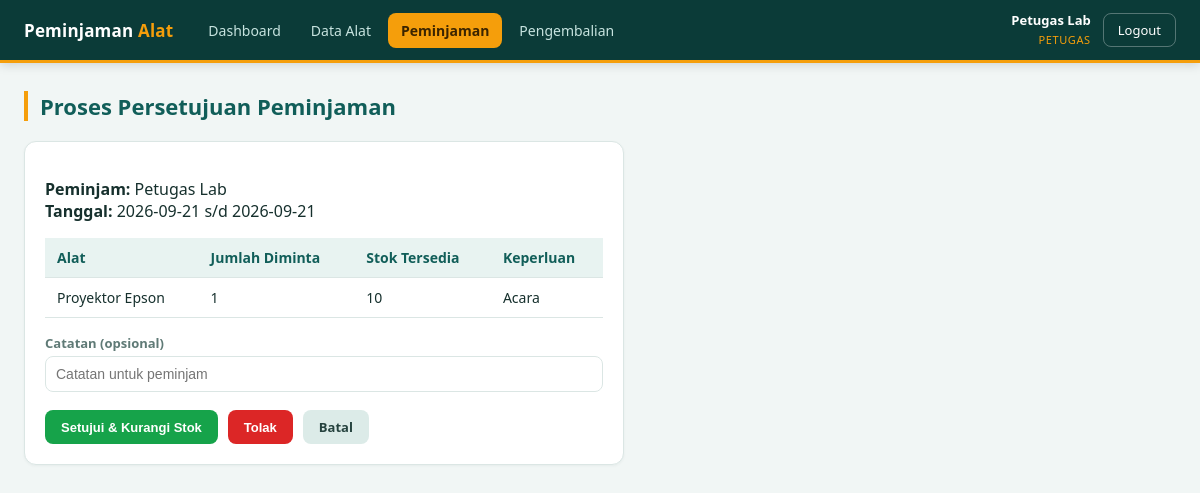
The page /peminjaman/setujui.php?id=7 (signed in) on the database its author committed.
### tables this page shows
CREATE TABLE `tb_peminjaman` (
  `id_peminjaman` int(11) NOT NULL AUTO_INCREMENT,
  `id_user` int(11) NOT NULL,
  `id_petugas` int(11) DEFAULT NULL COMMENT 'petugas yang menyetujui/menolak',
  `tanggal_pinjam` date NOT NULL,
  `tanggal_rencana_kembali` date NOT NULL,
  `status_peminjaman` enum('Diajukan','Dipinjam','Ditolak','Selesai') NOT NULL DEFAULT 'Diajukan',
  `catatan_petugas` varchar(150) DEFAULT NULL,
  PRIMARY KEY (`id_peminjaman`),
  KEY `id_user` (`id_user`),
  CONSTRAINT `fk_peminjaman_user` FOREIGN KEY (`id_user`) REFERENCES `tb_user` (`id_user`) ON DELETE CASCADE ON UPDATE CASCADE
);

CREATE TABLE `tb_user` (
  `id_user` int(11) NOT NULL AUTO_INCREMENT,
  `username` varchar(50) NOT NULL,
  `password` varchar(255) NOT NULL,
  `nama_lengkap` varchar(100) NOT NULL,
  `level_user` enum('Admin','Petugas','Peminjam') NOT NULL,
  PRIMARY KEY (`id_user`),
  UNIQUE KEY `username` (`username`)
);

CREATE TABLE `tb_detail_peminjaman` (
  `id_detail` int(11) NOT NULL AUTO_INCREMENT,
  `id_peminjaman` int(11) NOT NULL,
  `id_alat` int(11) NOT NULL,
  `jumlah_pinjam` int(11) NOT NULL,
  `keterangan_keperluan` varchar(100) NOT NULL,
  PRIMARY KEY (`id_detail`),
  KEY `id_peminjaman` (`id_peminjaman`),
  KEY `id_alat` (`id_alat`),
  CONSTRAINT `fk_detail_peminjaman` FOREIGN KEY (`id_peminjaman`) REFERENCES `tb_peminjaman` (`id_peminjaman`) ON DELETE CASCADE ON UPDATE CASCADE,
  CONSTRAINT `fk_detail_alat` FOREIGN KEY (`id_alat`) REFERENCES `tb_alat` (`id_alat`) ON DELETE RESTRICT ON UPDATE CASCADE
);

CREATE TABLE `tb_alat` (
  `id_alat` int(11) NOT NULL AUTO_INCREMENT,
  `id_kategori` int(11) NOT NULL,
  `nama_alat` varchar(100) NOT NULL,
  `jumlah_stok` int(11) NOT NULL,
  `kondisi` varchar(30) NOT NULL,
  PRIMARY KEY (`id_alat`),
  KEY `id_kategori` (`id_kategori`),
  CONSTRAINT `fk_alat_kategori` FOREIGN KEY (`id_kategori`) REFERENCES `tb_kategori` (`id_kategori`) ON DELETE RESTRICT ON UPDATE CASCADE
);

### config/fungsi.php (called while the page is built, shortened)
<?php
function e(?string $val): string
{
    return htmlspecialchars($val ?? '', ENT_QUOTES, 'UTF-8');
}

### peminjaman/setujui.php (the view, shortened to what this page needs)
<?php
require_once __DIR__ . '/../config/koneksi.php';
require_once __DIR__ . '/../config/fungsi.php';
$id = (int)($_GET['id'] ?? $_POST['id_peminjaman'] ?? 0);
$stmt = $pdo->prepare('SELECT p.*, u.nama_lengkap FROM tb_peminjaman p JOIN tb_user u ON u.id_user=p.id_user WHERE p.id_peminjaman=:id');
$stmt->execute([':id' => $id]);
$peminjaman = $stmt->fetch();
$itemStmt = $pdo->prepare(
    'SELECT d.*, a.nama_alat, a.jumlah_stok
     FROM tb_detail_peminjaman d JOIN tb_alat a ON a.id_alat=d.id_alat
     WHERE d.id_peminjaman = :id'
);
$itemStmt->execute([':id' => $id]);
$items = $itemStmt->fetchAll();
require __DIR__ . '/../config/partial_header.php';
?>
<div class="card" style="max-width:600px">
  <p><strong>Peminjam:</strong> <?= e($peminjaman['nama_lengkap']) ?><br>
     <strong>Tanggal:</strong> <?= e($peminjaman['tanggal_pinjam']) ?> s/d <?= e($peminjaman['tanggal_rencana_kembali']) ?></p>
  <table>
    <thead><tr><th>Alat</th><th>Jumlah Diminta</th><th>Stok Tersedia</th><th>Keperluan</th></tr></thead>
    <tbody>
      <?php foreach ($items as $it): ?>
        <tr>
          <td><?= e($it['nama_alat']) ?></td>
          <td><?= (int)$it['jumlah_pinjam'] ?></td>
          <td><?= (int)$it['jumlah_stok'] ?></td>
          <td><?= e($it['keterangan_keperluan']) ?></td>
        </tr>
      <?php endforeach; ?>
    </tbody>
  </table>
  <form method="post" style="margin-top:16px">
    <label>Catatan (opsional)</label>
    <input type="text" name="catatan_petugas" placeholder="Catatan untuk peminjam">
    <div class="form-actions">
      <button type="submit" name="aksi" value="setuju" class="btn btn-success">Setujui &amp; Kurangi Stok</button>
      <button type="submit" name="aksi" value="tolak" class="btn btn-danger">Tolak</button>
      <a href="index.php" class="btn btn-muted">Batal</a>
    </div>
  </form>
</div>
<?php require __DIR__ . '/../config/partial_footer.php'; ?>

### assets/style.css (style rules this page uses)
:root { --primary:#0f766e; --primary-dark:#115e59; --primary-soft:#ccfbf1; --accent:#f59e0b; --danger:#dc2626; --success:#16a34a; --bg:#f1f6f5; --card:#ffffff; --border:#dbe6e4; --text:#16302d; --muted:#5f7a76; --nav-bg:#0b3b38; --nav-text:#c7e3df; --radius:12px; }
* { box-sizing:border-box }
body { margin:0;font-family:'Segoe UI',system-ui,Arial,sans-serif;background:var(--bg);color:var(--text) }
a { color:var(--primary);text-decoration:none }
.card { background:var(--card);border:1px solid var(--border);border-radius:var(--radius);padding:20px;margin-bottom:20px; box-shadow:0 1px 3px rgba(15,60,56,.05);overflow-x:auto }
table { width:100%;border-collapse:collapse;font-size:14px }
th,td { padding:10px 12px;border-bottom:1px solid var(--border);text-align:left }
th { background:#e8f3f1;font-weight:600;color:var(--primary-dark) }
.btn { display:inline-block;padding:8px 16px;border-radius:8px;border:none;cursor:pointer;font-size:13px;font-weight:600;transition:filter .15s,background .15s }
.btn-danger { background:var(--danger);color:#fff }
.btn-success { background:var(--success);color:#fff }
.btn-muted { background:#dcebe8;color:#25423e }
label { display:block;font-size:13px;margin:10px 0 4px;font-weight:600;color:var(--muted) }
input,select,textarea { width:100%;padding:9px 10px;border:1px solid var(--border);border-radius:8px;font-size:14px;background:#fff;color:var(--text) }
.form-actions { margin-top:18px;display:flex;gap:10px }

### rows shown on the page
tb_peminjaman: id_user.nama_lengkap "Petugas Lab", tanggal_pinjam "2026-09-21", tanggal_rencana_kembali "2026-09-21"
tb_detail_peminjaman: id_alat.nama_alat "Proyektor Epson", jumlah_pinjam "1", id_alat.jumlah_stok "10", keterangan_keperluan "Acara"

### other values the page prints
$m['label'] "Dashboard"
$m['label'] "Data Alat"
$m['label'] "Peminjaman"
$m['label'] "Pengembalian"
$_SESSION['nama_lengkap'] "Petugas Lab"
$role "PETUGAS"
$pageTitle "Proses Persetujuan Peminjaman"
